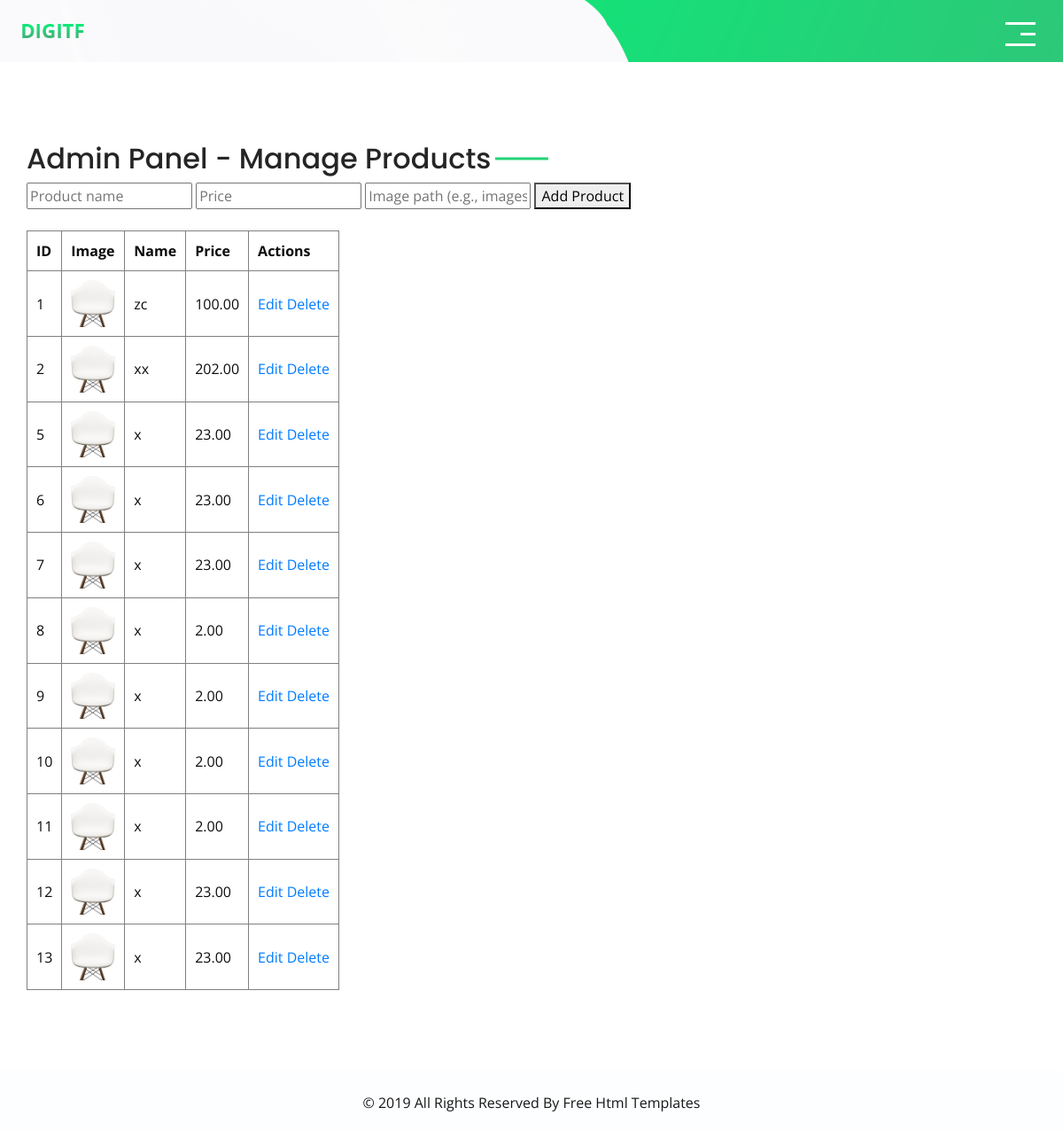
/admin.php (signed in), run on an earlier commit of the app's database.
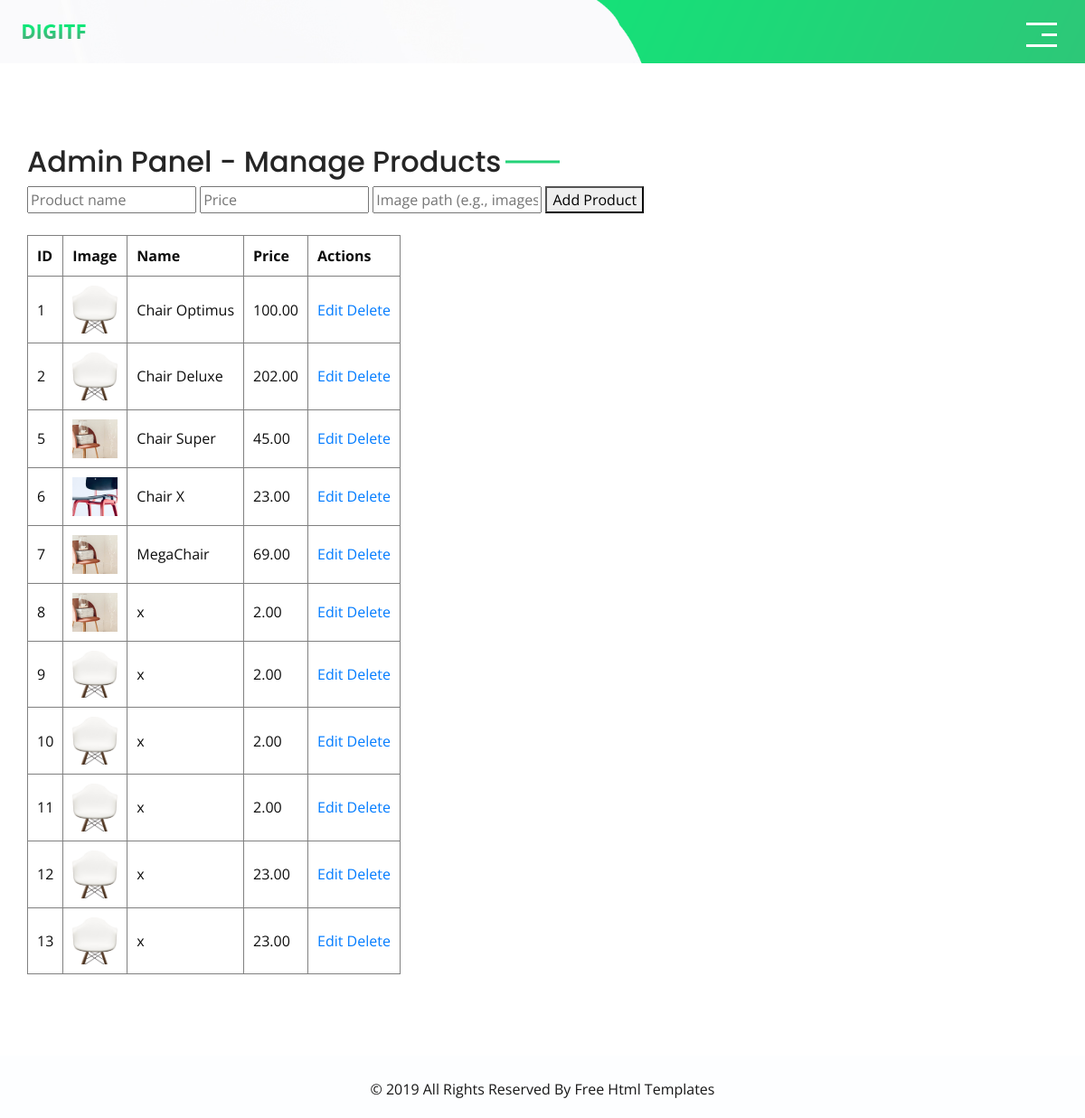
And on a later commit of the database.
### tables this page shows
CREATE TABLE `products` (
  `id` int(11) NOT NULL,
  `name` varchar(255) NOT NULL,
  `price` decimal(10,2) NOT NULL,
  `image` varchar(255) DEFAULT NULL
);

### _inc/classes/dbh.classes.php (called while the page is built)
<?php
class Dbh {
    protected function connect() {
        try {
            $username = "root";
            $password = "";
            $dbh = new PDO('mysql:host=localhost;dbname=ooplogin', $username, $password);
            return $dbh;
        } catch (PDOException $e) {
            print "Error!: " . $e->getMessage() . "<br/>";
            die();
        }
    }
}
?>

### _inc/classes/product.classes.php (called while the page is built, shortened)
<?php
class Product extends Dbh {
    public function getAllProducts() {
        try {
            $stmt = $this->connect()->prepare("SELECT * FROM products");
            $stmt->execute();
            return $stmt->fetchAll(PDO::FETCH_ASSOC);
        } catch (PDOException $e) {
            echo "Vyskytla chyba: " . $e->getMessage();
        }
    }
}

### admin.php (the view, shortened to what this page needs)
<?php
include_once 'php/header.php';
$product = new Product();
$products = $product->getAllProducts();
?>
<section class="brand_section layout_padding">
    <div class="container">
        <div class="heading_container">
            <h2>Admin Panel - Manage Products</h2>
        </div>
        <?php if (isset($_SESSION["userrole"]) && $_SESSION["userrole"] == 'admin'): ?>
            <form method="POST" class="mb-4">
                <input type="text" name="name" placeholder="Product name" required>
                <input type="number" name="price" step="0.01" placeholder="Price" required>
                <input type="text" name="image" placeholder="Image path (e.g., images/item.png)" required>
                <button type="submit" name="add_product">Add Product</button>
            </form>
            <table border="1" cellpadding="10">
                <tr>
                    <th>ID</th>
                    <th>Image</th>
                    <th>Name</th>
                    <th>Price</th>
                    <th>Actions</th>
                </tr>
                <?php foreach ($products as $row): ?>
                    <tr>
                        <td><?= $row['id'] ?></td>
                        <td><img src="<?= $row['image'] ?>" width="50"></td>
                        <td><?= $row['name'] ?></td>
                        <td><?= $row['price'] ?></td>
                        <td>
                            <a href="edit_product.php?id=<?= $row['id'] ?>">Edit</a>
                            <a href="admin.php?delete=<?= $row['id'] ?>" onclick="return confirm('Are you sure?')">Delete</a>
                        </td>
                    </tr>
                <?php endforeach; ?>
            </table>
        <?php else: ?>
            <p>Nie ste oprávnený prezerať túto stránku.</p>
        <?php endif; ?>
    </div>
</section>
<?php
include 'php/footer.php';
?>

What changed in the data, as far as the page shows it:
changed products id 1: name "zc" → "Chair Optimus"
changed products id 2: name "xx" → "Chair Deluxe"
changed products id 5: image: a different picture; name "x" → "Chair Super"; price "23.00" → "45.00"
changed products id 6: image: a different picture; name "x" → "Chair X"
changed products id 7: image: a different picture; name "x" → "MegaChair"; price "23.00" → "69.00"
changed products id 8: image: a different picture
